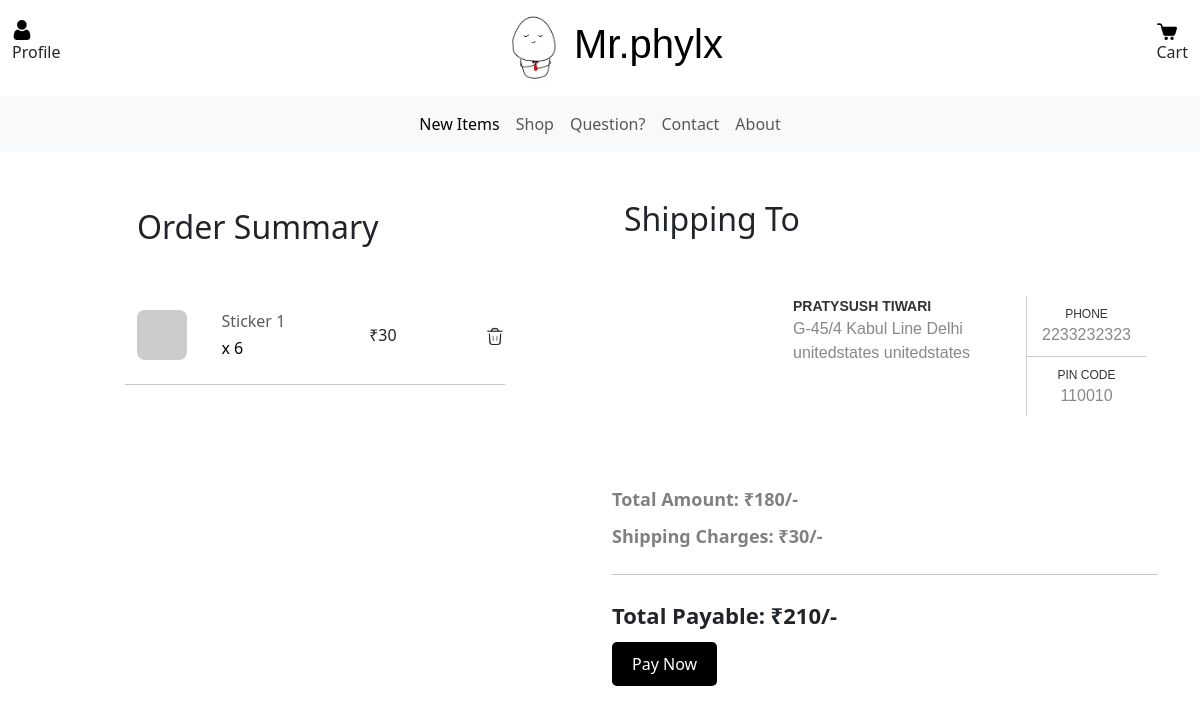
/checkout (signed in), run on the app's committed database.
### PratyushDoodlesApp/models/UserModel.py (models this page shows, shortened)
class CartItem(db.Model):
    __tablename__ = 'cart_item'
    id = db.Column(db.Integer, primary_key=True)
    quantity = db.Column(db.Integer, nullable=False)
    cart_id = db.Column(db.Integer, db.ForeignKey('cart.id'), nullable=False)
    product_id = db.Column(db.Integer, db.ForeignKey('product.id'), nullable=False)
    def get_product(self):
        product = Product.query.filter_by(id = self.product_id).first()
        return product

class Address(db.Model):
    __tablename__ = 'address'
    id = db.Column(db.Integer, primary_key=True)
    recipient_name = db.Column(db.String(255), nullable=False)
    addressLine1 = db.Column(db.String(255), nullable=False)
    addressLine2 = db.Column(db.String(255), nullable=True)
    street  = db.Column(db.String(255), nullable=False)
    city = db.Column(db.String(255), nullable=False)
    state = db.Column(db.String(255), nullable=False)
    pincode = db.Column(db.String(255), nullable=False)
    country = db.Column(db.String(255), nullable=False)
    mobile_number = db.Column(db.String(15), nullable=False)
    user_id = db.Column(db.Integer, db.ForeignKey('user.id'), nullable=True)
    order_id = db.Column(db.Integer, db.ForeignKey('order.id'), nullable=True)

### PratyushDoodlesApp/models/ProductModel.py (models this page shows, shortened)
class Product(db.Model):
    __tablename__ = 'product'
    id = db.Column(db.Integer, primary_key=True)
    name = db.Column(db.String(255), nullable=False)
    description = db.Column(db.String(255), nullable=False)
    price = db.Column(db.Integer, nullable=False)
    stock_quantity = db.Column(db.Integer, nullable=False)
    product_images = db.relationship('ProductImage', backref = 'of_product', lazy=True)

### PratyushDoodlesApp/business/checkout.py (the view)
@checkout_bp.route('/checkout')
def checkout():
    data = getCartData()
    return render_template('checkout.html', data=data)

### PratyushDoodlesApp/business/cart.py (called while the page is built)
def getCartData():
    user = get_current_user()
    items_count = 0
    total_amount = 0
    cart_items = None
    if user and user.cart:
        cart_items = user.cart.cart_items
        for cart_item in cart_items:
            items_count = items_count + cart_item.quantity
            product = Product.query.filter_by(id = cart_item.product_id).first()
            total_amount = total_amount + (product.price * cart_item.quantity)
    return {
        'user' : user,
        'items_count' : items_count,
        'total_amount' : total_amount,
        'cart_items' : cart_items
    }

### PratyushDoodlesApp/business/util.py (called while the page is built)
def get_current_user():
    user_id = session.get('user_id')
    if user_id:
        return User.query.filter_by(id = user_id).first()
    return None

### PratyushDoodlesApp/templates/checkout.html (shortened to what this page needs)
{% extends 'ui/base_page.html' %}
{% block content %}
<div class="container mt-5">
    {% if data.user %}
    {% if data.cart_items and (data.cart_items|length>0) %}
    <div class="row">
        <div class="col-md-4 mx-auto">
            <div class="flex-column m4">
                <ul class="navbar-nav justify-content-end flex-grow-1 pe-3">
                    <li class="nav-item">
                        <a class="nav-link active" aria-current="page" href="#">
                            <h2>Order Summary</h2>
                        </a>
                    </li>
                </ul>
                <div class="mt-5">
                    {% for cart_item in data.cart_items %}
                    <div id="cart-item-{{ cart_item.product_id }}">
                        {% with cart_item=cart_item, product=cart_item.get_product() %}
                        {% include 'ui/cart_item.html' %}
                        {% endwith %}
                    </div>
                    {% endfor %}
                </div>
            </div>
        </div>
        <div class=" col-md-6">
            <div class="flex-column">
                <div class="col-lg-12 mx-auto">
                    {% if not data.user.address %}
                    <div id="shipping-address">
                    </div>
                    {% else %}
                        {% with address=data.user.address %}
                            {% include 'ui/saved_address.html' %}
                        {% endwith %}
                    {% endif %}
                    <div class="total-payable">
                        Total Amount: ₹{{ data.total_amount }}/-
                    </div>
                    <div class="shipping-amount">
                        Shipping Charges: ₹30/-
                    </div>
                    <div class="total-amount-large">
                        <hr class="my-4">
                        Total Payable: ₹{{ data.total_amount + 30 }}/-
                    </div>
                    {% if data.user.address %}
                        <a href="{{ url_for('checkout.initiate_payment') }}">
                            <button class="checkout-button">Pay Now</button>
                        </a>
                    {% else %}
                        <a href="#shipping-address-container">
                            <button class="checkout-button-disabled">Pay Now</button>
                        </a>
                    {% endif %}
                </div>
            </div>
        </div>
    </div>
    {% else %}
    <ul class="navbar-nav justify-content-end flex-grow-1 pe-3">
        <li class="nav-item">
            <a class="nav-link active" aria-current="page" href="#">Your Cart is Empty</a>
        </li>
    </ul>
    {% endif %}
    {% else %}
    <ul class="navbar-nav justify-content-end flex-grow-1 pe-3">
        <li class="nav-item">
            <a class="nav-link active" aria-current="page" href="#">Log-In to access your Cart</a>
        </li>
    </ul>
    {% endif%}
</div>
{% endblock content %}

### PratyushDoodlesApp/templates/ui/cart_item.html
<div class="row mb-4 d-flex justify-content-between align-items-center">
    <div class="col-md-2 col-lg-2 col-xl-2">
        <img src="{{ product.product_images[0].picture_url }}" alt="Product" class="rounded-3 ic-50" />
    </div>
    <div class="col-md-3 col-lg-3 col-xl-3">
        <h6 class="text-muted">{{ product.name }}</h6>
        <h6 class="text-black mb-0">x {{ cart_item.quantity }}</h6>
    </div>
    <div class="col-md-3 col-lg-3 col-xl-3 offset-lg-1">
        <h6 class="mb-0">₹{{ product.price }}</h6>
    </div>
    <div class="col-md-1 col-lg-1 col-xl-1 text-end">
        <span class="text-muted" product_id="{{ product.id }}" onclick="removeItemFromCart(this)">
            <img class="ic-20" src="{{ url_for('static', filename='images/ic_trash.png') }}">
        </span>
    </div>
    <hr class="my-4">
</div>

### PratyushDoodlesApp/templates/ui/saved_address.html (shortened to what this page needs)
<div class="container">
    <h2>Shipping To</h2>
    <div class="row">
        <div class="card-wrap horizontal">
            <div class="card-img-container">
                <a href="#">
                    <figure>
                    </figure>
                </a>
            </div>
            <div class="card-info">
                <div class="card-address">
                    <a href="#">
                        <p class="card-title">{{ address.recipient_name }}</p>
                        <p>{{ address.addressLine1 }} {{ address.addressLine2 }} {{ address.city }} {{ address.state }}
                            {{ address.country }} <br><br>
                        </p>
                    </a>
                </div>
                <div class="card-phone">
                    <a href="#"><span>Phone</span>{{ address.mobile_number }}</a>
                    <a href="#"><span>Pin Code</span>{{ address.pincode }}</a>
                </div>
            </div>
        </div>
    </div>
</div>

### PratyushDoodlesApp/static/styles/custom.css (style rules this page uses)
* { margin: 0; padding: 0; box-sizing: border-box; }
body { margin: 0; padding: 0; }
.navbar-nav { justify-content: center; }
.total-payable { font-size: 18px; font-weight: bold; margin-bottom: 10px; margin-top: 20px; color: grey; }
.shipping-amount { font-size: 18px; font-weight: bold; margin-bottom: 10px; color: grey; }
.total-amount-large { font-size: 22px; font-weight: bold; margin-bottom: 10px; }
.checkout-button { background-color: black; color: white; border: none; padding: 10px 20px; font-size: 16px; border-radius: 5px; margin-bottom: 10px; }
.ic-20 { width: 20px; height: 20px; }
.ic-50 { width: 50px; height: 50px; }

### PratyushDoodlesApp/static/styles/product_card.css (style rules this page uses)
body { font-family: 'Muli', sans-serif; background: #ddd; }

### PratyushDoodlesApp/static/styles/saved_address.css (style rules this page uses)
.card-wrap { background-color: #fff; font-family: Montserrat,sans-serif; height: 370px; }
.card-wrap.horizontal { display: flex; margin-bottom: 50px; margin-top: 50px; }
.card-wrap.horizontal, .card-wrap.horizontal figure { height: 120px }
.card-wrap.horizontal figure { width: 154px; overflow: hidden; position: relative; cursor: pointer; }
.horizontal .card-info { position: relative; display: flex; justify-content: space-between; width: 100%; }
.horizontal .card-info, .horizontal .card-address a, .horizontal .card-phone a { color: #888; }
.horizontal .card-address { display: flex; flex-grow: 1; }
.horizontal .card-address a { text-decoration: none; flex-grow: 1; padding-left: 15px; }
.horizontal .card-address .card-title { color: #333; font-size: 14px; font-weight: bold; text-transform: uppercase; }
.horizontal .card-phone { display: flex; flex-direction: column; border-left: 1px solid #ccc; }
.horizontal .card-phone span { display: block; text-transform: uppercase; color: #333; font-size: 12px; }
.horizontal .card-phone a { text-align: center; flex-grow: 1; padding: 9px 15px 0; text-decoration: none; transition: 0.2s; }
.horizontal .card-phone a:first-child { border-bottom: 1px solid #ccc; }

### data on the page
CartItem: name "Sticker 1", quantity "6", price "30"
Address: recipient_name "PRATYSUSH TIWARI", addressLine1 "G-45/4 Kabul Line", city "Delhi", state "unitedstates", country "unitedstates", mobile_number "2233232323", pincode "110010"

### other printed values
{{ data.total_amount }} "180"
{{ data.total_amount + 30 }} "210"
